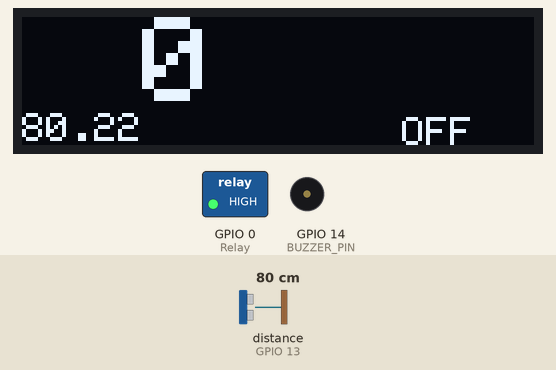
This sketch was run on a simulated ESP8266 (NodeMCU). Parts: 128×32 one-colour display, switched loads named in the sketch (green lamp = pin HIGH), buzzer (waves = sounding, pin HIGH). The inputs (shaded band) are chosen by the test bench; at power-on: distance to the obstacle (sensor on GPIO 13) 80 cm. The echo pulse lasts 58.3 µs per cm; WiFi joins after 1.5 s; servers stay silent unless stated; pins used as bus, display or sensor lines are not drawn; what the sketch prints to the serial monitor is not drawn.

Above: at 5.6 s.
5.7 s: distance to the obstacle (sensor on GPIO 13) set to 4 cm
At 12.5 s:
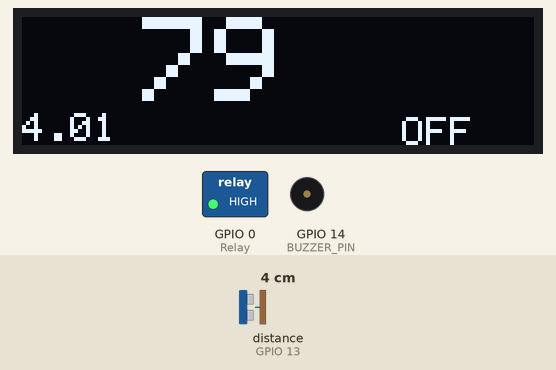
14.0 s: distance to the obstacle (sensor on GPIO 13) set to 2 cm
At 19.0 s:
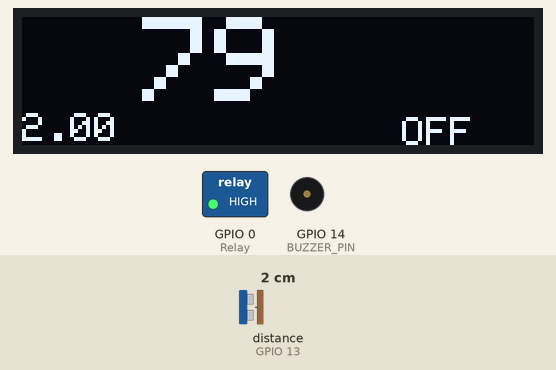
22.3 s: distance to the obstacle (sensor on GPIO 13) set to 9 cm
At 24.4 s:
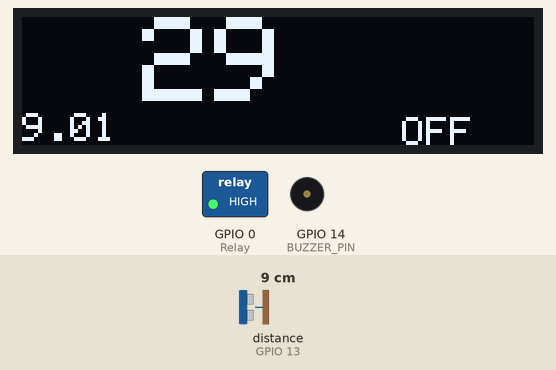
Timing chart, 0 to 25.9 s (numbered marks = the images above; inputs shaded):
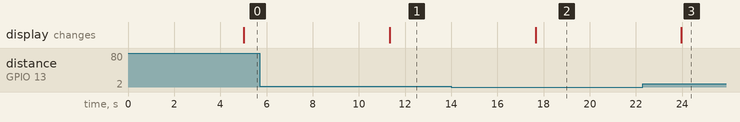

Measured:
- after the input at 5.7 s, the display: changes after 5.6 s (image 1)
- after the input at 14.0 s, the display: changes after 3.7 s (image 2)
- after the input at 22.3 s, the display: changes after 1.7 s (image 3)

The sketch:

sketch_oct26a.ino
```cpp
#include <Adafruit_SSD1306.h>     // Library for controlling SSD1306-based OLED displays.
#include <ESP8266WiFi.h>          //Library for connecting the ESP8266 to a Wi-Fi network.
#include "ThingSpeak.h"           //Library for interfacing with ThingSpeak


char ssid[] = "Abinaya kiruthiga";
char pass[] = "poil09871";
unsigned long lastTime = 0;
unsigned long timerDelay = 5000;


int emptyTankDistance = 12;
int fullTankDistance = 2;
int triggerPer = 80;
int nf;                         //Flag to indicate whether the motor is ON (1) or OFF (0)


#define TRIG 12                 //D6    //Pins for the ultrasonic sensor.
#define ECHO 13                 //D7
#define Relay 00            //D3    //Pin connected to the relay module.
#define BUZZER_PIN 14           //D5    //Pin connected to the buzzer.


//Configuring the OLED display with a resolution of 128x32 pixels
#define SCREEN_WIDTH 128
#define SCREEN_HEIGHT 32
#define OLED_RESET -1
Adafruit_SSD1306 display(SCREEN_WIDTH, SCREEN_HEIGHT, &Wire, OLED_RESET);


WiFiClient client;


//ThingSpeak Configuration
unsigned long myChannelNumber = 2341329;              // Channel number shown in private window tab
const char * myWriteAPIKey = "HDCY0FIT60WASOVZ";

float duration;               //Time taken for the ultrasonic pulse to return.
float distance;
int waterLevelPer;
bool toggleRelay = false ;    //Flag to track the state of the relay (ON/OFF)
bool modeFlag = true;
String currMode;


//Displays the water level percentage, distance, and current mode on the OLED display.
void displayData() {
  display.clearDisplay();
  display.setTextSize(3);
  display.setCursor(30, 0);
  display.println(waterLevelPer);
  Serial.println("\n ");
  Serial.println(distance);
  Serial.println("cm");
  Serial.print("\n ");
  Serial.print(waterLevelPer);
  Serial.print("%");
  display.setTextSize(1);
  display.print(distance);
  display.setTextSize(1);
  display.setCursor(20, 25);
  display.print(currMode);
  display.setCursor(95, 25);
  if(nf==1)
  {
    display.print("ON");
  }
  else{
    display.print("OFF");
  }
  display.display();
}


//Measures the distance using an ultrasonic sensor, calculates water level percentage, and controls the motor and buzzer accordingly
void measureDistance() {

 if ((millis() - lastTime) > timerDelay) {
    // Connect or reconnect to WiFi
    if (WiFi.status() != WL_CONNECTED) {
      Serial.print("Attempting to connect");
      while (WiFi.status() != WL_CONNECTED) {
        WiFi.begin(ssid, pass);
        delay(1000);
      }
      Serial.println("\nConnected.");
    }

  digitalWrite(TRIG, LOW);
  delayMicroseconds(2);
  digitalWrite(TRIG, HIGH);
  delayMicroseconds(20);
  digitalWrite(TRIG, LOW);
  duration = pulseIn(ECHO, HIGH);

  distance= duration * 0.0344 / 2;              //0.0344: Conversion factor representing the speed of sound in air
  if (distance > (fullTankDistance ) && distance < emptyTankDistance) {

    if(distance>=emptyTankDistance)
    {
      waterLevelPer=0;

    }
    else
    {
    waterLevelPer=((emptyTankDistance - distance) *100/ (emptyTankDistance - fullTankDistance)) ;
    }

     Serial.print("Reached");

    if (waterLevelPer > triggerPer) {

      nf=1;
      if (modeFlag) {
        if (!toggleRelay) {
          tone(BUZZER_PIN, 1000);               // 1000 Hz frequency
          delay(500);                           // Change the delay as needed
          Serial.println(" On Motor ");
          // keep the motor ON by keeping  LOW
          digitalWrite(Relay, LOW);
          toggleRelay = true;

        }
      }
    }


    else if (waterLevelPer < triggerPer) {


      nf=0;
      if (modeFlag) {
        if (toggleRelay) {
            Serial.print(" Motor Off ");
          // keep the motor off by keeping  HIGH
          digitalWrite(Relay, HIGH);
          noTone(BUZZER_PIN);                   // Turn off the buzzer
          delay(1000);                          // Change the delay as needed
          toggleRelay = false;

        }
      }
    }
    else
    {
      // keep the motor off by keeping  HIGH
      digitalWrite(Relay, HIGH);
      nf=0;
      noTone(BUZZER_PIN);                       // Turn off the buzzer
      delay(1000);                              // Change the delay as needed
    }

  }


  displayData();

   int x = ThingSpeak.writeField(myChannelNumber, 1, waterLevelPer, myWriteAPIKey);   //Sends the water level percentage to a ThingSpeak channel.
  delay(1000);
  if (x == 200) {
      Serial.println("Channel update successful.");
    } else {
      Serial.println("Problem updating channel. HTTP error code " + String(x));
    }
    lastTime = millis();
  }

}
void setup() {
  Serial.begin(115200);
  pinMode(ECHO, INPUT);
  pinMode(TRIG, OUTPUT);
  pinMode(Relay, OUTPUT);
  pinMode(BUZZER_PIN, OUTPUT);
  WiFi.mode(WIFI_STA);
  ThingSpeak.begin(client);

  digitalWrite(Relay, HIGH);


  if (!display.begin(SSD1306_SWITCHCAPVCC, 0x3C)) {
    Serial.println(F("SSD1306 allocation failed"));
    for (;;)
      ;
  }

  display.setTextSize(1);
  display.setTextColor(WHITE);
  display.clearDisplay();

  WiFi.begin(ssid, pass);

  delay(1000);


}

void loop() {

measureDistance();
}
```
